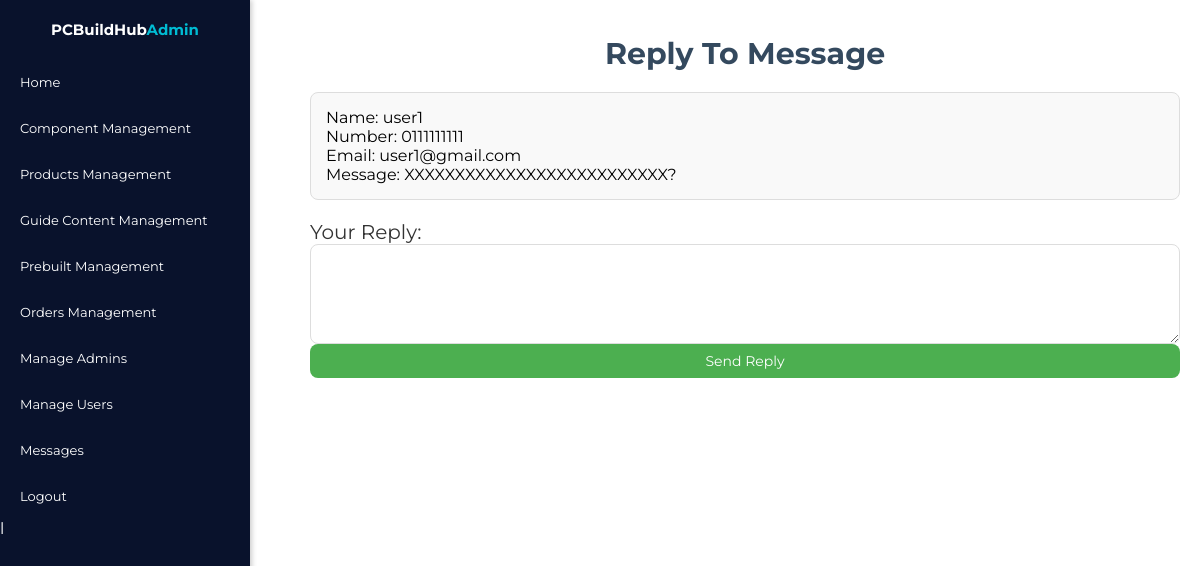
The page /admin/reply.php?id=10 (signed in) on the database its author committed.
### tables this page shows
CREATE TABLE `messages` (
  `id` int(100) NOT NULL,
  `user_id` int(100) NOT NULL,
  `name` varchar(100) NOT NULL,
  `email` varchar(100) NOT NULL,
  `number` varchar(12) NOT NULL,
  `message` varchar(500) NOT NULL,
  `replied` tinyint(1) DEFAULT 0
);

### admin/reply.php (the view, shortened to what this page needs)
<?php
include '../components/connect.php';
if (isset($_GET['id'])) {
    $message_id = $_GET['id'];
    $select_message = $conn->prepare("SELECT * FROM `messages` WHERE id = ?");
    $select_message->execute([$message_id]);
    if ($select_message->rowCount() > 0) {
        $fetch_message = $select_message->fetch(PDO::FETCH_ASSOC);
    } else {
        header('location:messages.php');
    }
} else {
    header('location:messages.php');
}
?>
<!DOCTYPE html>
<html lang="en">
<head>
    <link rel="stylesheet" href="https://cdnjs.cloudflare.com/ajax/libs/font-awesome/6.1.1/css/all.min.css">
    <link rel="stylesheet" href="../css/admin_style.css">
</head>
<body>
    <?php include '../components/admin_header.php' ?>
    <section class="reply">
        <h1 class="heading">Reply to Message</h1>
        <div class="box-container">
            <div class="box">
                <p>Name: <span><?= $fetch_message['name']; ?></span></p>
                <p>Number: <span><?= $fetch_message['number']; ?></span></p>
                <p>Email: <span><?= $fetch_message['email']; ?></span></p>
                <p>Message: <span><?= $fetch_message['message']; ?></span></p>
            </div>
            <form method="post" action="reply.php">
                <label for="reply_message">Your Reply:</label>
                <textarea name="reply_message" id="reply_message" rows="4" required></textarea>
                <button type="submit" name="reply">Send Reply</button>
            </form>
        </div>
    </section>
</body>
</html>

### css/admin_style.css (style rules this page uses)
:root { --main-color:#09122C; --red:#A31D1D; --orange:#f39c12; --black:#34495e; --white:#fff; --light-bg:#f5f5f5; --light-color:#999; --border:.2rem solid var(--black); --box-shadow:0 .5rem 1rem rgba(0,0,0,.1); }
* { font-family: 'Montserrat', sans-serif; margin:0; padding:0; box-sizing: border-box; text-decoration: none; outline: none; border:none; }
html { font-size: 62.5%; overflow-x: hidden; }
body { font-family: 'Montserrat', sans-serif; background-color: #ffffff; font-size: 16px; }
section { max-width: 1200px; margin-left: 29rem; padding:2rem; }
.heading { text-align: center; color: #333; font-size: 28px; margin-bottom: 20px; }
.box-container { display: flex; flex-direction: column; gap: 20px; }
.box { padding: 15px; border: 1px solid #ddd; border-radius: 8px; background-color: #f9f9f9; }
form { display: flex; flex-direction: column; }
label { font-size: 20px; color: #333; }
textarea { height: 100px; padding: 10px; font-size: 16px; border: 1px solid #ddd; border-radius: 8px; resize: vertical; }
button { padding: 8px; background-color: #4CAF50; color: #fff; border: none; border-radius: 8px; cursor: pointer; transition: background-color 0.3s; font-size: 14px; }
.heading { text-align: center; margin-bottom: 2rem; text-transform: capitalize; color:var(--black); font-size: 3rem; }
body { margin: 0; font-family: Arial, sans-serif; }
h1 { font-size: 3rem; color: var(--main-color); text-align: center; margin: 1.5rem 0; }

### rows shown on the page
messages: name "user1", number "0111111111", email "user1@gmail.com", message "XXXXXXXXXXXXXXXXXXXXXXXXXX?"
